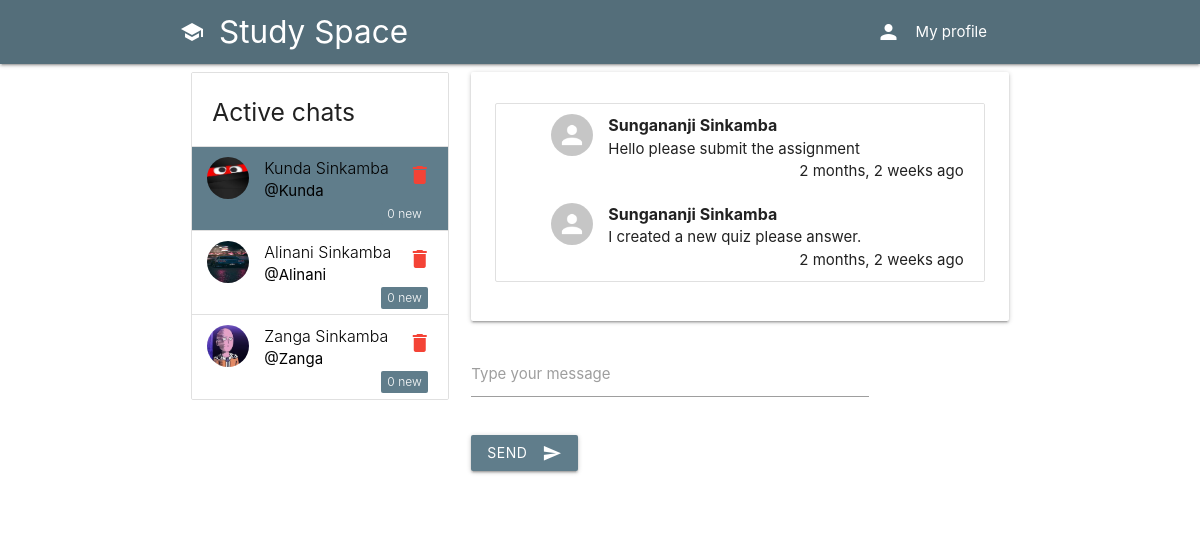
Screenshot of /direct/directs/Kunda (signed in) with the database file from the repository.
### users/models.py (models this page shows, shortened)
class Profile(models.Model):
    user = models.OneToOneField(
        User, on_delete=models.CASCADE, related_name='profile')
    profile_info = models.TextField(max_length=150, null=True, blank=True)
    created = models.DateField(auto_now_add=True)
    picture = models.ImageField(
        upload_to=user_directory_path_profile, blank=True, null=True, verbose_name='Picture')
    banner = models.ImageField(
        upload_to=user_directory_path_banner, blank=True, null=True, verbose_name='Banner')

### direct/models.py (models this page shows, shortened)
class Message(models.Model):
    user = models.ForeignKey(User, on_delete=models.CASCADE, related_name='msg_user')
    sender = models.ForeignKey(User, on_delete=models.CASCADE, related_name='from_user')
    recipient = models.ForeignKey(User, on_delete=models.CASCADE, related_name='to_user')
    body = models.TextField(max_length=1000, blank=True, null=True)
    date = models.DateTimeField(auto_now_add=True)
    is_read = models.BooleanField(default=False)
    def get_messages(user):
        messages = Message.objects.filter(user=user).values('recipient').annotate(last=Max('date')).order_by('-last')
        users = []
        for message in messages:
            users.append({
                'user': User.objects.get(pk=message['recipient']),
                'last': message['last'],
                'unread': Message.objects.filter(user=user, recipient__pk=message['recipient'], is_read=False).count()
            })
        return users

### direct/views.py (the view)
# urls.py: path('directs/<username>', Directs, name='directs'),
@login_required
def Directs(request, username):
    user = request.user
    messages = Message.get_messages(user=request.user)
    active_direct = username
    directs = Message.objects.filter(user=user, recipient__username=username).order_by('-date')
    directs.update(is_read=True)
    for message in messages:
        if message['user'].username==username:
            message['unread'] = 0
    paginator_directs = Paginator(directs, 5)
    page_number_directs = request.GET.get('directspage')
    directs_data = paginator_directs.get_page(page_number_directs)
    context = {
        'directs': directs_data,
        'messages': messages,
        'active_direct': active_direct
    }
    return render(request, 'direct/direct.html', context)

### users/views.py (called while the page is built)
def SideNavInfo(request):
	user = request.user
	nav_profile = None
	if user.is_authenticated:
		nav_profile = Profile.objects.get(user=user)
	return {'nav_profile': nav_profile}

### direct/templates/direct/direct.html (shortened to what this page needs)
{% extends 'base.html' %}
{% load static %}
{% load humanize %}
{% block content %}
<div class="row container">
<div class="col s12 m4 ">
<ul class="collection with-header">
    <li class="collection-header">
        <h5>Active chats</h5>
    </li>
    {% for message in messages %}
    <a class="black-text light "href="{% url 'directs' message.user.username %}">
        <li class="collection-item avatar {% if active_direct == message.user.username %}active #546e7a blue-grey {% endif %}">
        {% if message.user.profile.picture %}
            <img src="{{ message.user.profile.picture.url }}" class="circle responsive-img">
        {% else %}
            <img src="{% static 'images/no_avatar.jpg' %}" class="circle responsive-img">
        {% endif %}
            <span class="title">{{ message.user.first_name }} {{ message.user.last_name }}</span>
            <p><b>@{{ message.user.username }}</b></p>
            <span class="new badge #546e7a blue-grey">{{ message.unread }}</span>
            <a href="" class="secondary-content red-text"><i class="material-icons">delete</i></a>
    </li>
    </a>
    {% endfor %}
</ul>
</div>
<div style="overflow-y: scroll;" class="col s12 m8">
    <div style="max-width: 600px;" class="card">
        <div class="card-content">
            <ol id="oldirects" style="list-style-type: none; display: flex; flex-direction: column-reverse;" class="collection">
            {% for direct in directs %}
                <li style="border-bottom: 0px;" class="collection-item avatar">
                    {% if direct.sender.profile.picture %}
                        <img src="{{ direct.sender.profile.picture.url }}" class="circle responsive-img">
                    {% else %}
                        <img src="{% static 'images/no_avatar.jpg' %}" class="circle responsive-img">
                    {% endif %}
                    <span class="title"><b>{{ direct.sender.first_name }} {{ direct.sender.last_name }}</b></span>
                    <p>{{ direct.body }}</p>
                    <p class="right-align">{{ direct.date | naturaltime }}</p>
                </li>
            {% endfor %}
            </ol>
        </div>
    </div>
    <div class="card-action">
        <div class="row">
            <form id="senddirectform" method="POST" action="{% url 'send-direct' %}">
                <div class="input-field col s9">
                    <input id="text" name="body" type="text" class="validate">
                    <label for="text">Type your message</label>
                  </div>
                  <div class="input-field col s9">
                  <button class="btn waves-effect waves-light #546e7a blue-grey" type="submit" name="action">Send
                    <i class="material-icons right ">send</i>
                  </button>
                </div>
            </form>
        </div>
    </div>
</div>
</div>
{% endblock %}

### rows the page displays
Message: sender.first_name "Sungananji", sender.last_name "Sinkamba", body "I created a new quiz please answer.", date "2 months, 2 weeks ago"
Message: sender.first_name "Sungananji", sender.last_name "Sinkamba", body "Hello please submit the assignment", date "2 months, 2 weeks ago"

### other values shown
{{ message.user.first_name }} "Kunda"
{{ message.user.last_name }} "Sinkamba"
{{ message.user.username }} "Kunda"
{{ message.unread }} "0"
{{ message.user.first_name }} "Alinani"
{{ message.user.username }} "Alinani"
{{ message.user.first_name }} "Zanga"
{{ message.user.username }} "Zanga"
